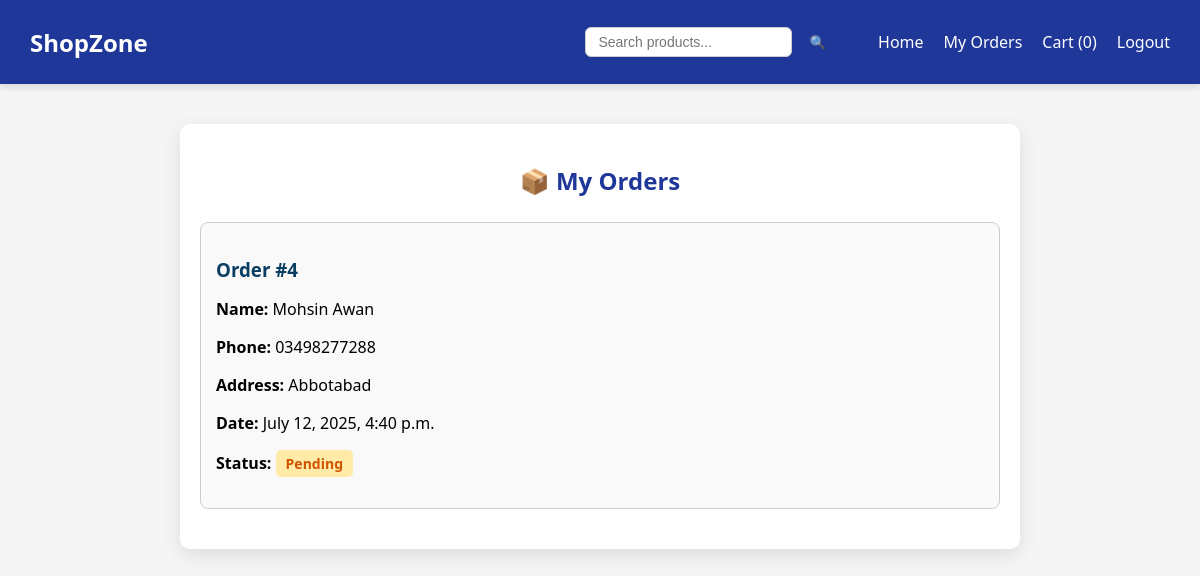
/my-orders/ (signed in), run on the app's committed database.
### store/models.py (models this page shows, shortened)
class Order(models.Model):
    STATUS_CHOICES = [
        ('pending', 'Pending'),
        ('processing', 'Processing'),
        ('shipped', 'Shipped'),
        ('delivered', 'Delivered'),
    ]
    user = models.ForeignKey(User, on_delete=models.CASCADE)
    name = models.CharField(max_length=100)
    phone = models.CharField(max_length=20)
    address = models.TextField()
    status = models.CharField(max_length=20, choices=STATUS_CHOICES, default='pending')
    created_at = models.DateTimeField(auto_now_add=True)

### store/views.py (the view)
# urls.py: path('my-orders/', views.my_orders_view, name='my_orders'),
@login_required
def my_orders_view(request):
    orders = Order.objects.filter(user=request.user).order_by('-created_at')
    return render(request, 'my_orders.html', {'orders': orders})

### store/models.py (called while the page is built)
    def total_items(self):
        return sum(item.quantity for item in self.items.all())

### templates/my_orders.html (shortened to what this page needs)
{% extends 'base.html' %}
{% load static %}
{% block extra_css %}
<link rel="stylesheet" href="{% static 'css/style6.css' %}">
{% endblock %}
{% block content %}
<div class="orders-container">
    <h2>📦 My Orders</h2>
    {% if orders %}
        {% for order in orders %}
        <div class="order-card">
            <h3>Order #{{ order.id }}</h3>
            <p><strong>Name:</strong> {{ order.name }}</p>
            <p><strong>Phone:</strong> {{ order.phone }}</p>
            <p><strong>Address:</strong> {{ order.address }}</p>
            <p><strong>Date:</strong> {{ order.created_at|date:"F j, Y, g:i a" }}</p>
            <p><strong>Status:</strong>
    <span class="order-status status-{{ order.status }}">{{ order.get_status_display }}</span>
</p>
        </div>
        {% endfor %}
    {% else %}
        <p>You haven’t placed any orders yet.</p>
    {% endif %}
</div>
{% endblock %}

### static/css/style.css (style rules this page uses)
body { margin: 0; font-family: 'Segoe UI', sans-serif; background-color: #f5f5f5; }

### static/css/style6.css (style rules this page uses)
.orders-container { max-width: 800px; margin: 40px auto; padding: 20px; background-color: #fff; border-radius: 10px; box-shadow: 0 6px 20px rgba(0, 0, 0, 0.1); }
.orders-container h2 { text-align: center; margin-bottom: 25px; color: #1e3799; }
.order-card { border: 1px solid #ccc; border-radius: 8px; padding: 15px; margin-bottom: 20px; background: #f9f9f9; }
.order-card h3 { margin-bottom: 10px; color: #0a3d62; }
.order-status { display: inline-block; padding: 4px 10px; border-radius: 5px; font-weight: bold; font-size: 14px; }
.status-pending { background-color: #ffeaa7; color: #d35400; }

### data on the page
Order: id "4", name "Mohsin Awan", phone "03498277288", address "Abbotabad", created_at "July 12, 2025, 4:40 p.m.", status "Pending"

### other printed values
{{ count }} "0"
